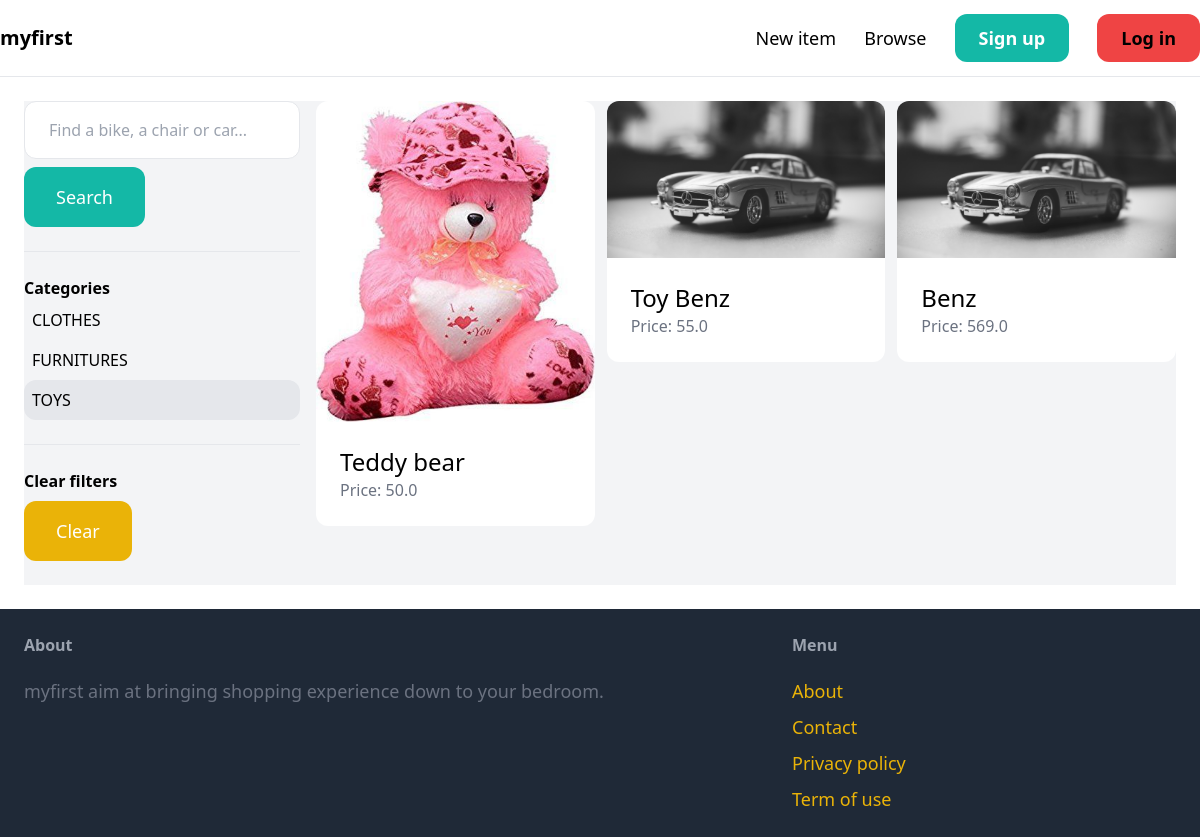
The app's page /items/?query=&category=1, older data.
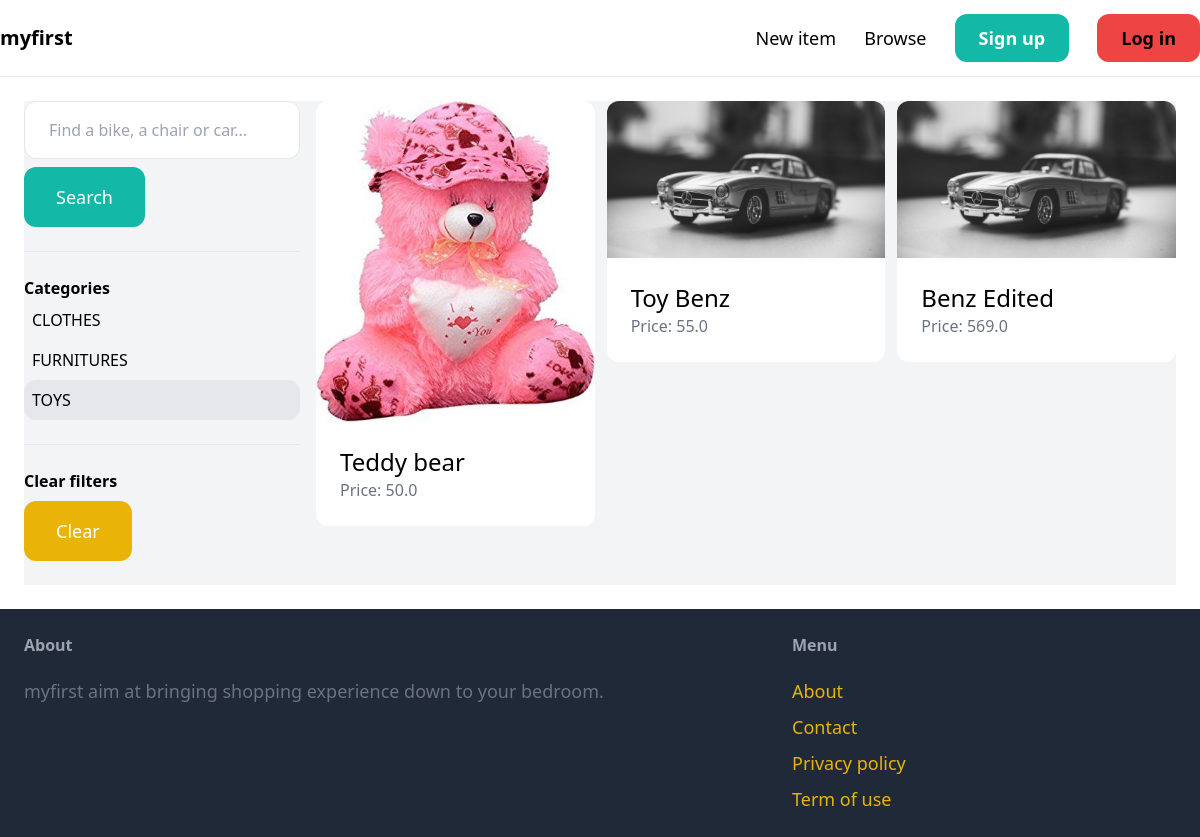
The same page, newer data.
### item/models.py (models this page shows, shortened)
class Item(models.Model):
    category = models.ForeignKey(Category, related_name='item', on_delete=models.CASCADE, default = 1)
    name = models.CharField(max_length=255)
    description = models.TextField(blank=True, null=True)
    price = models.FloatField()
    image = models.ImageField(upload_to='item_images', blank=True, null=True)
    is_sold = models.BooleanField(default=False)
    created_by = models.ForeignKey(User, related_name='items', on_delete=models.CASCADE)
    created_at = models.DateTimeField(auto_now_add=True)

### item/views.py (the view)
# urls.py: path('', views.items, name='items'),
def items(request):
    query = request.GET.get('query', '')
    category_id = request.GET.get('category', 0)
    categories = Category.objects.all()
    items = Item.objects.filter(is_sold=False)
    if category_id:
        items = items.filter(category_id=category_id)
    if query:
       items = items.filter(Q(name__icontains=query) | Q(description__icontains=query))
    return render(request, 'item/items.html', {
        'items': items,
        'query': query,
        'categories': categories,
        'category_id': int(category_id)
    })

### item/templates/item/items.html (shortened to what this page needs)
{% extends 'core/base.html' %}
{% block content %}
    <div class="pb-6 grid grid-cols-4 gap-4 bg-gray-100">
        <div class="col-span-1">
            <form method="get" action="{% url 'item:items' %}">
                <input name="query" class="w-full py-4 px-6 border rounded-xl" type="text" value="{{ query }}" placeholder="Find a bike, a chair or car...">
                <button class="mt-2 py-4 px-8 text-lg bg-teal-500 text-white rounded-xl">Search</button>
            </form>
            <hr class="my-6">
            <p class="font-semibold">Categories</p>
            <ul>
                {% for category in categories %}
                    <li class="py-2 px-2 rounded-xl{% if category.id == category_id %} bg-gray-200{% endif %}">
                        <a href="{% url 'item:items' %}?query={{ query }}&category={{ category.id }}">{{ category.name }}</a>
                    </li>
                {% endfor %}
            </ul>
            <hr class="my-6">
            <p class="font-semibold">Clear filters</p>
            <ul>
                <li><a href="{% url 'item:items' %}" class="mt-2 py-4 px-8 inline-block bg-yellow-500 text-lg rounded-xl text-white">Clear</a></li>
            </ul>
        </div>
        <div class="col-span-3">
            <div class="grid grid-cols-3 gap-3">
                {% for item in items %}
                    <div>
                        <a href="{% url 'item:detail' item.id %}">
                            <div>
                                <img src="{{ item.image.url }}" class="rounded-t-xl">
                            </div>
                            <div class="p-6 bg-white rounded-b-xl">
                                <h2 class="text-2xl">{{ item.name }}</h2>
                                <p class="text-gray-500">Price: {{ item.price }}</p>
                            </div>
                        </a>
                    </div>
                {% endfor %}
            </div>
        </div>
    </div>
{% endblock %}

Row changes from the older to the newer data that the page shows:
changed Item: name "Benz" → "Benz Edited"
